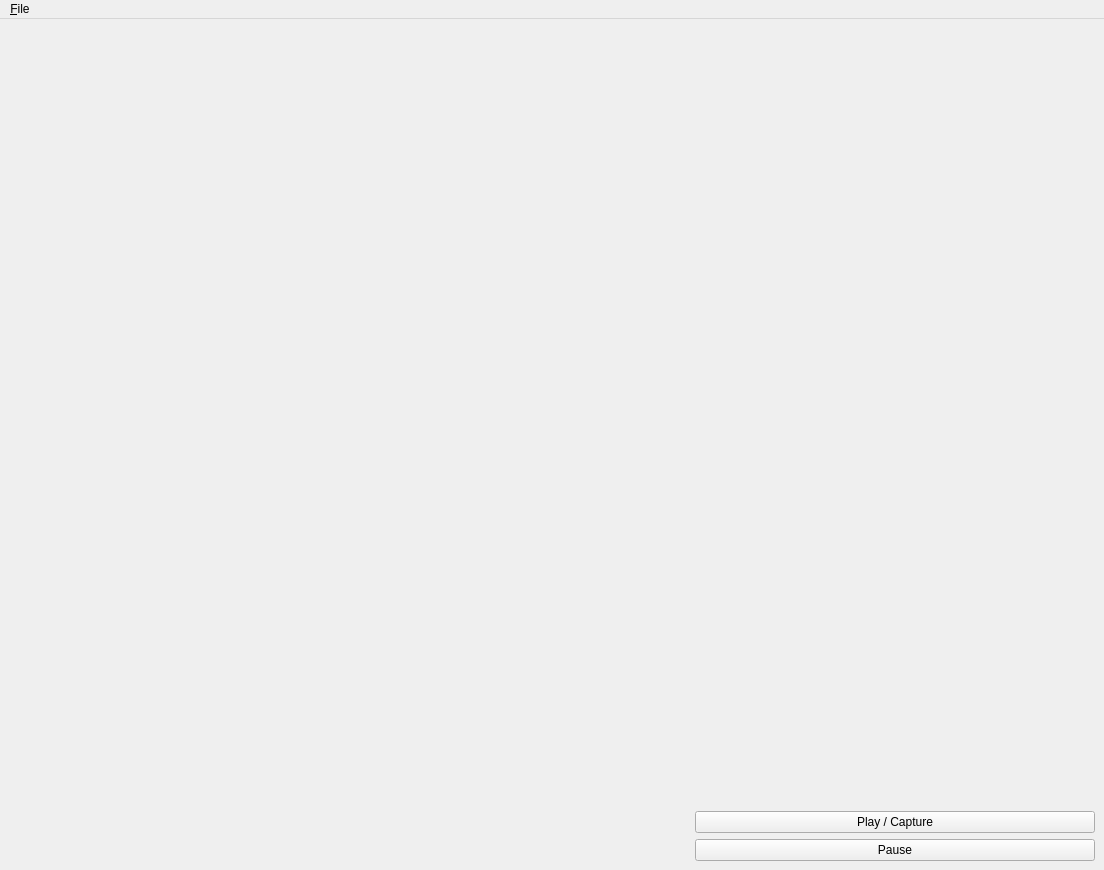
<?xml version="1.0" encoding="UTF-8"?>
<ui version="4.0">
 <class>main_window</class>
 <widget class="QMainWindow" name="main_window">
  <property name="geometry">
   <rect>
    <x>0</x>
    <y>0</y>
    <width>1104</width>
    <height>870</height>
   </rect>
  </property>
  <property name="sizePolicy">
   <sizepolicy hsizetype="Expanding" vsizetype="Expanding">
    <horstretch>0</horstretch>
    <verstretch>0</verstretch>
   </sizepolicy>
  </property>
  <property name="windowTitle">
   <string>Reco Stereo Tuner</string>
  </property>
  <property name="windowIcon">
   <iconset resource="application.qrc">
    <normaloff>:/assets/icons/ball.ico</normaloff>:/assets/icons/ball.ico</iconset>
  </property>
  <widget class="QWidget" name="central_widget">
   <property name="sizePolicy">
    <sizepolicy hsizetype="Expanding" vsizetype="Expanding">
     <horstretch>0</horstretch>
     <verstretch>0</verstretch>
    </sizepolicy>
   </property>
   <layout class="QHBoxLayout" name="central_widget_layout">
    <item>
     <widget class="reco::datapipe::multichannel_viewer" name="stereo_feed_viewer" native="true">
      <property name="sizePolicy">
       <sizepolicy hsizetype="Expanding" vsizetype="Expanding">
        <horstretch>0</horstretch>
        <verstretch>0</verstretch>
       </sizepolicy>
      </property>
     </widget>
    </item>
    <item>
     <widget class="reco::datapipe::multichannel_viewer" name="disparity_viewer" native="true">
      <property name="sizePolicy">
       <sizepolicy hsizetype="Expanding" vsizetype="Expanding">
        <horstretch>0</horstretch>
        <verstretch>0</verstretch>
       </sizepolicy>
      </property>
     </widget>
    </item>
    <item>
     <layout class="QVBoxLayout" name="verticalLayout">
      <item>
       <widget class="reco::stereo_tuner::stereo_matcher_tuning_panel" name="tuner_panel" native="true">
        <property name="sizePolicy">
         <sizepolicy hsizetype="Expanding" vsizetype="Expanding">
          <horstretch>0</horstretch>
          <verstretch>0</verstretch>
         </sizepolicy>
        </property>
        <property name="minimumSize">
         <size>
          <width>400</width>
          <height>0</height>
         </size>
        </property>
       </widget>
      </item>
      <item>
       <widget class="QPushButton" name="capture_button">
        <property name="toolTip">
         <string>Start playback &amp; capture of the input video</string>
        </property>
        <property name="text">
         <string>Play / Capture</string>
        </property>
       </widget>
      </item>
      <item>
       <widget class="QPushButton" name="pause_button">
        <property name="text">
         <string>Pause</string>
        </property>
       </widget>
      </item>
     </layout>
    </item>
   </layout>
  </widget>
  <widget class="QMenuBar" name="menuBar">
   <property name="geometry">
    <rect>
     <x>0</x>
     <y>0</y>
     <width>1104</width>
     <height>25</height>
    </rect>
   </property>
   <widget class="QMenu" name="menuFile">
    <property name="title">
     <string>&amp;File</string>
    </property>
    <widget class="QMenu" name="menuOpen_Stereo_Stream">
     <property name="title">
      <string>&amp;Open Stereo Stream</string>
     </property>
     <addaction name="action_open_video_files"/>
     <addaction name="action_wifi_camera"/>
    </widget>
    <addaction name="menuOpen_Stereo_Stream"/>
    <addaction name="action_open_image_pair"/>
    <addaction name="action_open_calibration_file"/>
   </widget>
   <addaction name="menuFile"/>
  </widget>
  <action name="action_open_video_files">
   <property name="text">
    <string>&amp;Video Files</string>
   </property>
  </action>
  <action name="action_wifi_camera">
   <property name="text">
    <string>&amp;Wifi Cameras</string>
   </property>
  </action>
  <action name="action_open_image_pair">
   <property name="text">
    <string>Open &amp;Image Pair</string>
   </property>
  </action>
  <action name="action_open_calibration_file">
   <property name="text">
    <string>Open &amp;Calibration File</string>
   </property>
  </action>
 </widget>
 <customwidgets>
  <customwidget>
   <class>reco::datapipe::multichannel_viewer</class>
   <extends>QWidget</extends>
   <header location="global">reco/datapipe/multichannel_viewer.h</header>
   <container>1</container>
  </customwidget>
  <customwidget>
   <class>reco::stereo_tuner::stereo_matcher_tuning_panel</class>
   <extends>QWidget</extends>
   <header location="global">reco/stereo_tuner/stereo_matcher_tuning_panel.hpp</header>
   <container>1</container>
  </customwidget>
 </customwidgets>
 <resources>
  <include location="application.qrc"/>
 </resources>
 <connections/>
</ui>
